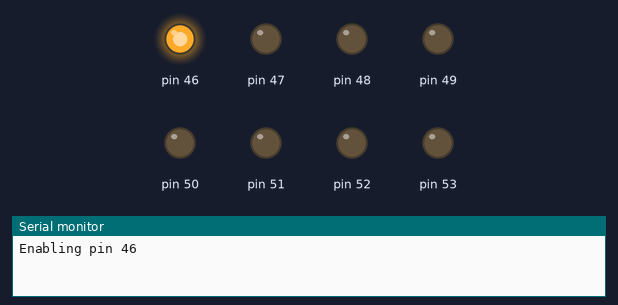
Bench run of a sketch on a simulated Arduino Mega 2560, built with avr-gcc and run on an emulated ATmega2560. On the bench: output pins drawn as LEDs (lit = HIGH), the last lines printed to the serial monitor.

Above: at 0.2 s.
At 1.2 s:
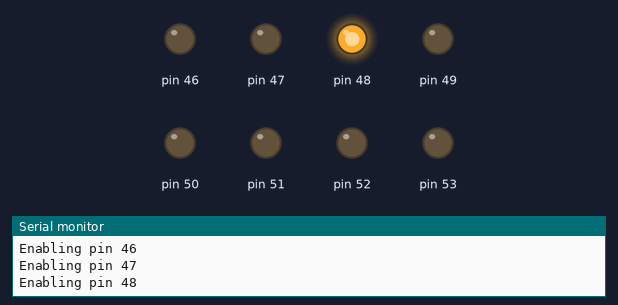
At 1.7 s:
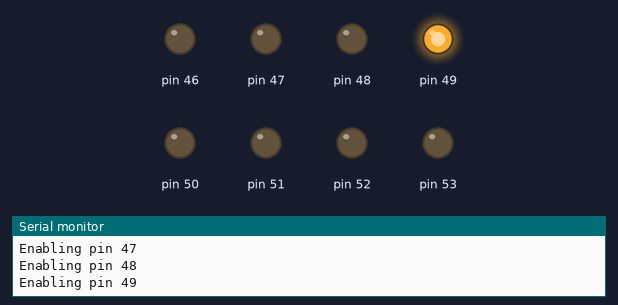
At 2.2 s:
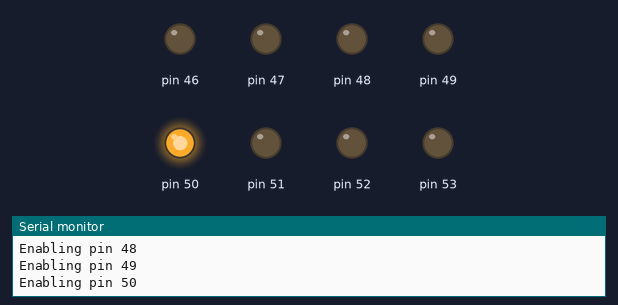
At 3.2 s:
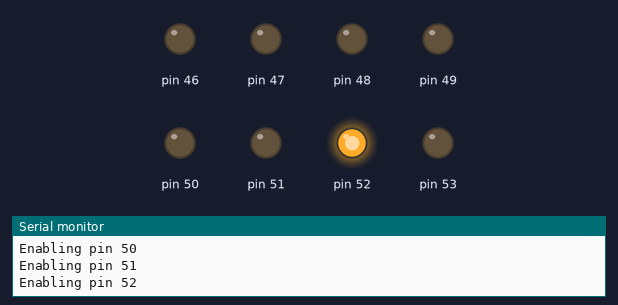
At 4.7 s:
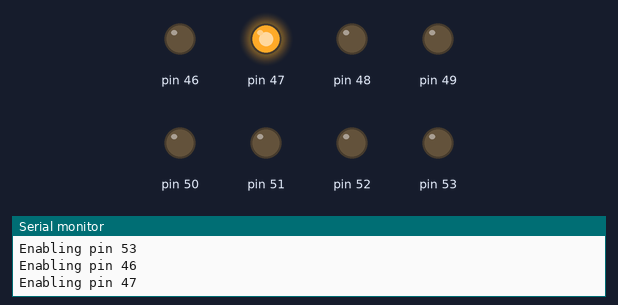
Timing chart, 0 to 5.2 s (numbered marks = the images above):
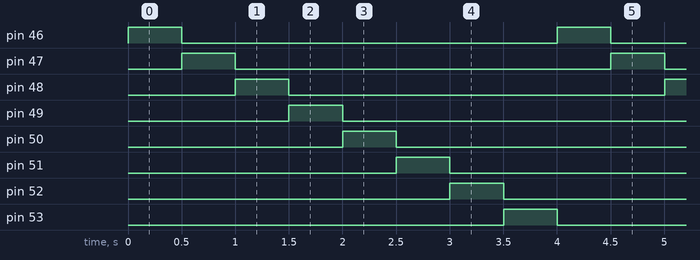

Measured:
- by itself, pin 46–53: alternates HIGH for 0.50 s and LOW for 3.5 s
- by itself, everything shown: repeats every 4.0 s, in 9 steps

The sketch:

sketch_aug14a.ino
```cpp
void setup() {
  for (int i = 46; i < 54; i++) {
    pinMode(i, OUTPUT);
  }
  Serial.begin(9600);
}

void loop() {
  for (int i = 46; i < 54; i++) {
    digitalWrite(i, HIGH);
    Serial.println("Enabling pin " + String(i));
   delay(500);

  digitalWrite(i, LOW);
  }

}
```
